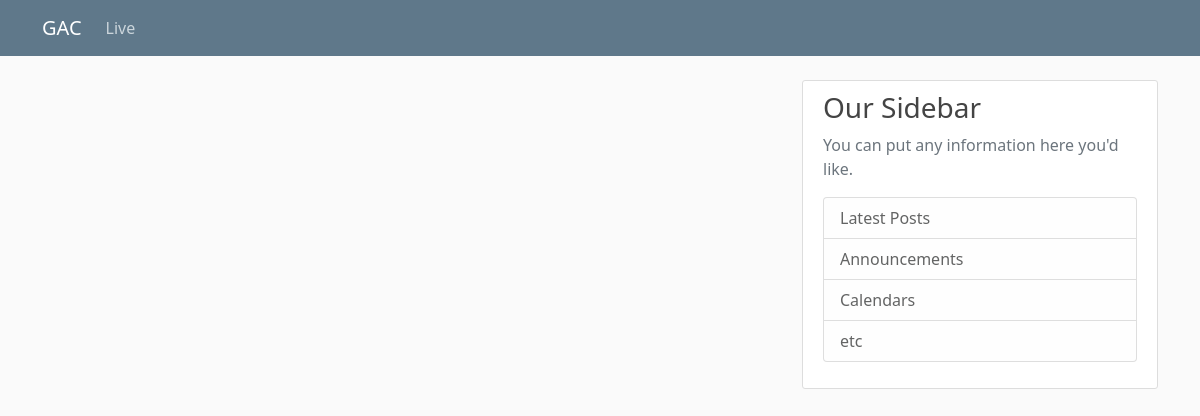
The page /bulletin on the database as committed earlier.
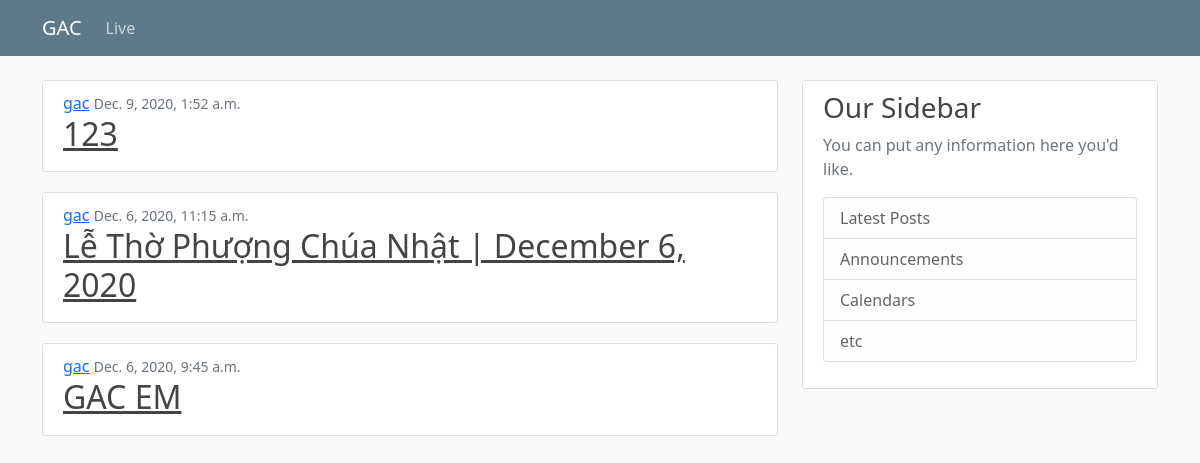
The same page on the database as committed later.
### mywebsite/models.py (models this page shows, shortened)
class Post(models.Model):
    title = models.CharField(max_length=100)
    content = models.TextField()
    song = models.TextField(blank = True)
    announcement = models.TextField(blank = True)
    date_posted = models.DateTimeField(default=timezone.now())
    author = models.ForeignKey(User, on_delete=models.CASCADE)

### mywebsite/views.py (the view)
# urls.py: path('bulletin', PostListView.as_view(), name='bulletin'),
class PostListView(ListView):
    model = Post
    template_name = 'mywebsite/bulletin.html'
    context_object_name = 'posts'
    ordering = ['-date_posted']

### mywebsite/templates/mywebsite/bulletin.html
{% extends "mywebsite/content.html" %}
{% block content %}
  {% for post in posts %}
    <article class="media content-section">
      <div class="media-body ">
        <div class="class-metadata">
          <a class="mr-2">{{ post.author }}</a>
          <small class="text-muted">{{ post.date_posted }}</small>
        </div>
        <h2>
          <a class="article-title" href="{% url 'post-detail' post.id %}"> {{ post.title }}</a>
      </div>
    </article>
  {% endfor %}
{% endblock content %}

### mywebsite/templates/mywebsite/content.html (shortened to what this page needs)
{% load static %}
<!doctype html>
<html lang="en">
  <head>
    <link href="https://cdn.jsdelivr.net/npm/bootstrap@5.0.0-beta1/dist/css/bootstrap.min.css" rel="stylesheet">
    <link rel="stylesheet" type="text/css" href="{% static 'css/main.css' %}">
  </head>
  <body>
    <header class="site-header">
        <nav class="navbar navbar-expand-md navbar-dark bg-steel fixed-top">
          <div class="container">
            <a class="navbar-brand mr-4" href="http://gracealliancechurch.org/">GAC</a>
            <div class="collapse navbar-collapse" id="navbarToggle">
              <div class="navbar-nav mr-auto">
                <a class="nav-item nav-link" href="http://gracealliancechurch.org/watch/">Live</a>
              </div>
            </div>
          </div>
        </nav>
      </header>
      <main role="main" class="container">
        <div class="row">
          <div class="col-md-8">
            {% block content %}{% endblock %}
          </div>
          <div class="col-md-4">
            <div class="content-section">
              <h3>Our Sidebar</h3>
              <p class='text-muted'>You can put any information here you'd like.
                <ul class="list-group">
                  <li class="list-group-item list-group-item-light">Latest Posts</li>
                  <li class="list-group-item list-group-item-light">Announcements</li>
                  <li class="list-group-item list-group-item-light">Calendars</li>
                  <li class="list-group-item list-group-item-light">etc</li>
                </ul>
              </p>
            </div>
          </div>
        </div>
      </main>
  </body>
</html>

### mywebsite/static/css/main.css (style rules this page uses)
body { background: #fafafa; color: #333333; margin-top: 5rem; }
h1, h2, h3, h4, h5, h6 { color: #444444; }
ul { margin: 0; }
.bg-steel { background-color: #5f788a; }
.site-header .navbar-nav .nav-link { color: #cbd5db; }
.content-section { background: #ffffff; padding: 10px 20px; border: 1px solid #dddddd; border-radius: 3px; margin-bottom: 20px; }
.article-title { color: #444444; }

Rows that differ between the two databases and show on the page:
added Post: author "gac", date_posted "Dec. 9, 2020, 1:52 a.m.", title "123"
added Post: author "gac", date_posted "Dec. 6, 2020, 11:15 a.m.", title "Lễ Thờ Phượng Chúa Nhật | December 6, 2020"
added Post: author "gac", date_posted "Dec. 6, 2020, 9:45 a.m.", title "GAC EM"
